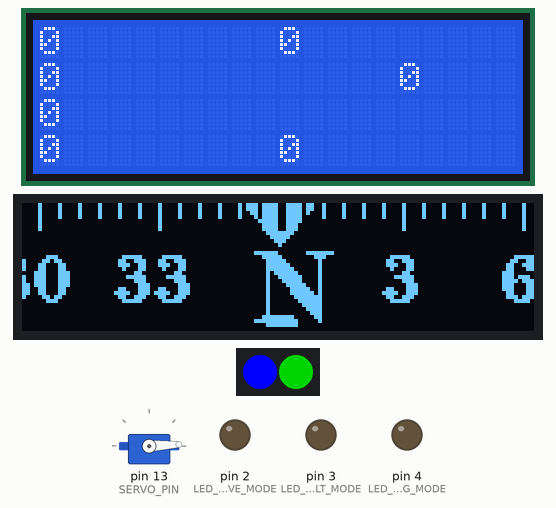
Recording of a sketch running on a simulated Arduino Uno, built with avr-gcc and run on an emulated ATmega328P. Shown: 20×4 character LCD, 128×32 one-colour display, servo, 2 RGB LEDs in strip order, left to right, output pins drawn as LEDs (lit = HIGH).

Above: at 0.24 s.
At 10.05 s:
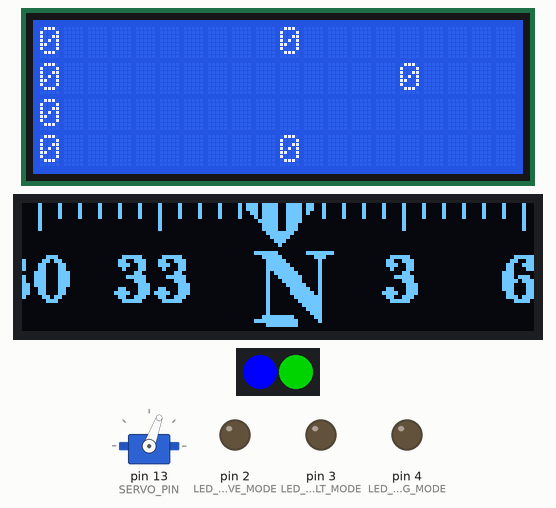
At 19.86 s:
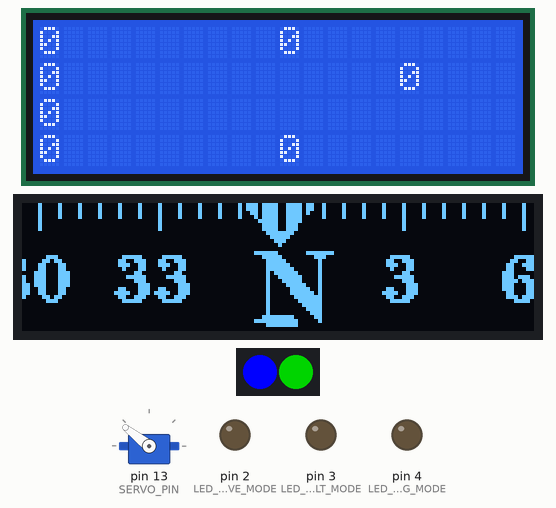
At 39.87 s:
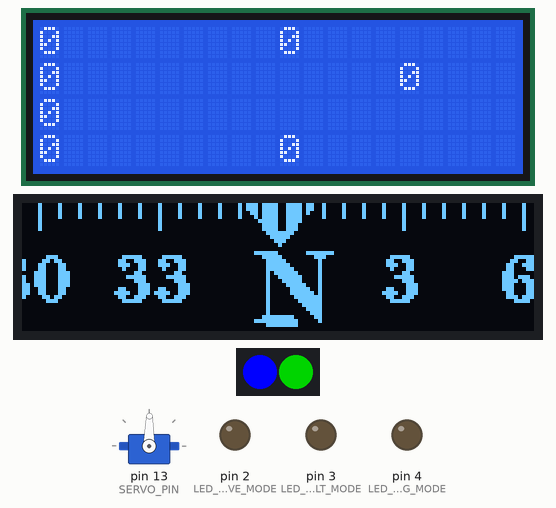
Timing chart, 0 to 40.0 s (numbered marks = the images above):
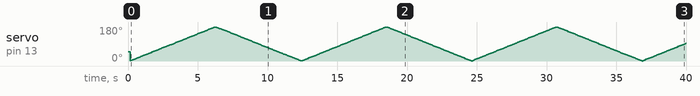

The sketch:

flightgear.ino
```cpp
#include <Wire.h> // Library for I2C communication
#include <LiquidCrystal_I2C.h> // Library for LCD
#include <Arduino.h>
#include <U8x8lib.h>
#include <U8g2lib.h>

#ifdef U8X8_HAVE_HW_SPI
#include <SPI.h>
#endif
#include <Servo.h>
#include <FastLED.h>

#define NUM_LEDS 2
#define RGB_DATA_PIN 12
#define SERVO_PIN 13

LiquidCrystal_I2C lcd = LiquidCrystal_I2C(0x27, 20, 4);
//U8X8_SSD1306_128X32_UNIVISION_HW_I2C u8x8(/* reset=*/ U8X8_PIN_NONE, /* clock=*/ SCL, /* data=*/ SDA);
U8G2_SSD1306_128X32_UNIVISION_F_HW_I2C u8x8(U8G2_R0, /* reset=*/ U8X8_PIN_NONE, /* clock=*/ SCL, /* data=*/ SDA);

CRGB leds[NUM_LEDS];
Servo compass;

int battery_bus_sw;
int avionics_sw;
unsigned long altitude;
int adf1;
int adf1_standby;

int indicated_as;

int ap_passive_mode;
unsigned long ap_target_altitude;
enum ap_altitude_mode_t {AP_ALT_OFF, AP_ALT_PITCH, AP_ALT_HOLD};
enum ap_altitude_mode_t ap_altitude_mode;

enum ap_heading_mode_t {AP_HDG_OFF, AP_HDG_WINGLEVELER, AP_HDG_HOLD, AP_HDG_NAV1, AP_HDG_NAV2, AP_HDG_TRUE};
enum ap_heading_mode_t ap_heading_mode;
int ap_hdg_bug;
float fuel_lbs_left, fuel_lbs_right;
float compass_hdg;


int rpm;

unsigned long tx_millis;
unsigned long lcd_millis;
unsigned long servo_millis;

#define LCD_DELAY 100
#define TX_DELAY 33
#define SERVO_DELAY 15
#define MAGIC_WORD "Pooslice"

#define LED_AP_PASSIVE_MODE 2
#define LED_AP_ALT_MODE 3
#define LED_AP_HDG_MODE 4

int servo_pos;
int servo_direction;


void setup() {
  Serial.begin(9600);

  lcd.init();
  lcd.backlight();

  u8x8.begin();
  u8x8.setPowerSave(0);

  compass.attach(SERVO_PIN);
  servo_millis = millis();
  compass.write(50);
  FastLED.addLeds<NEOPIXEL, RGB_DATA_PIN>(leds, NUM_LEDS);


  vars_clear ();
  pinMode(LED_AP_PASSIVE_MODE, OUTPUT);
  digitalWrite(LED_AP_PASSIVE_MODE, LOW);
  pinMode(LED_AP_ALT_MODE, OUTPUT);
  digitalWrite(LED_AP_ALT_MODE, LOW);
  pinMode(LED_AP_HDG_MODE, OUTPUT);
  digitalWrite(LED_AP_HDG_MODE, LOW);
}

void loop() {
    leds[0] = CRGB::Blue;
    leds[1] = CRGB::Green;
    FastLED.show();
    vars_update();
    lcd_update();
    led_update ();
    compass_update ();
/*
    if (millis() > (tx_millis + TX_DELAY))
    {
      tx_millis = millis();
    Serial.print(int(99));
    Serial.print(",");
    Serial.print(int(99));
    Serial.print("\n");
    }
*/
}

void compass_update ()
{
  if (millis() < (servo_millis + SERVO_DELAY))
    return;

  servo_millis = millis();

  servo_pos += servo_direction;

  if (servo_pos > 180)
    servo_direction = -1;
  else if (servo_pos == 0)
    servo_direction = 1;

  compass.write(servo_pos);
}

void vars_clear ()
{
  battery_bus_sw = 0;
  avionics_sw = 0;
  altitude = 0;
  adf1 = 0;
  adf1_standby = 0;
  indicated_as = 0;
  ap_target_altitude = 0;
  ap_altitude_mode = AP_ALT_OFF;
  rpm = 0;

  servo_pos = 0;
  servo_direction = 1;
}

void vars_update()
{
    String buf;
    //char magic_buf[strlen(MAGIC_WORD)];

    if (Serial.available())
    {
      /*
    Serial.readBytes(magic_buf, strlen(MAGIC_WORD)+1); //Pooslice is 8 byte
    if (strcmp(magic_buf, MAGIC_WORD) != 0)
      return;
      */
    buf = Serial.readStringUntil(',');
    battery_bus_sw = buf.toInt();

    buf = Serial.readStringUntil(',');
    avionics_sw = buf.toInt();

    buf = Serial.readStringUntil(',');
    altitude = buf.toInt();
//RADIOS
    buf = Serial.readStringUntil(',');
    adf1 = buf.toInt();
    buf = Serial.readStringUntil(',');
    adf1_standby = buf.toInt();

    buf = Serial.readStringUntil(',');
    indicated_as = buf.toInt();

//AUTOPILOT
    buf = Serial.readStringUntil(',');
    ap_passive_mode = buf.toInt();
    buf = Serial.readStringUntil(',');
    ap_target_altitude = buf.toInt();

    buf = Serial.readStringUntil(',');
    if (buf == "altitude-hold")
      ap_altitude_mode = AP_ALT_HOLD;
    else if (buf =="pitch-hold")
      ap_altitude_mode = AP_ALT_PITCH;
    else
      ap_altitude_mode = AP_ALT_OFF;

    buf = Serial.readStringUntil(',');
    if (buf == "wing-leveler")
      ap_heading_mode = AP_HDG_WINGLEVELER;
    else if (buf == "dg-heading-hold")
      ap_heading_mode = AP_HDG_HOLD;
    else if (buf == "nav1-hold")
      ap_heading_mode = AP_HDG_NAV1;
    else if (buf == "nav2-hold")
      ap_heading_mode = AP_HDG_NAV2;
    else if (buf == "true-heading-hold")
      ap_heading_mode = AP_HDG_TRUE;
    else
      ap_heading_mode = AP_HDG_OFF;

    buf = Serial.readStringUntil(',');
    ap_hdg_bug = buf.toInt();

//FUEL
    buf = Serial.readStringUntil(',');
    fuel_lbs_left = buf.toFloat();
    buf = Serial.readStringUntil(',');
    fuel_lbs_right = buf.toFloat();

    buf = Serial.readStringUntil(',');
    compass_hdg = buf.toFloat();
//ENGINES
    buf = Serial.readStringUntil('\n');
    rpm = buf.toInt();
    }

}
void u8x8_draw_fuel()
{
  u8x8.clearBuffer();
  u8x8.setFontDirection(1);

  //Draw the labels
  u8x8.setFont(u8g2_font_ncenB08_tr);
  int x = 110;
  int y = 12;
  u8x8.drawStr(x, y, "F");
  u8x8.drawStr(x - 12, y, "U");
  u8x8.drawStr(x - 24, y, "E");
  u8x8.drawStr(x - 36, y, "L");
  u8x8.drawStr(0,0,"L");
  u8x8.drawStr(0,32-7,"R");

  //draw the bars
  u8x8.drawBox(16,0,map(fuel_lbs_left,0,3000,0,128),8);
  u8x8.drawBox(16,24,map(fuel_lbs_right,0,3000,0,128),8);
  //Draw the ticks
  u8x8.setDrawColor(2);
  for (int i = 1;i < 10;i++)
   {
    if (i % 2 == 0 )
    {
      u8x8.drawLine(16 + (i*11), 0, 16 + (i*11), 4);
      u8x8.drawLine(16 + (i*11), 32, 16 + (i*11), 28);
    }
    else
    {
      u8x8.drawLine(16 + (i*11), 0, 16 + (i*11), 2);
      u8x8.drawLine(16 + (i*11), 32, 16 + (i*11), 30);
    }
   }

  u8x8.sendBuffer();
}

void u8x8_draw_compass()
{
    int j,y;
    u8x8.clearBuffer();
    u8x8.setFont(u8g2_font_ncenB18_tr);
    if (compass_hdg >= 64)
      j = compass_hdg - 64;
    else
      j = 360 + (compass_hdg - 64);

    y = 20;
    for (int i=0; i < 128; i++)
    {
      switch (j)
      {
        case 0:
          u8x8.setFont(u8g2_font_ncenB18_tr);
          u8x8.drawStr(i - 8,y + 10,"N");
          break;
        case 30:
          u8x8.setFont(u8g2_font_ncenB12_tr);
          u8x8.drawStr(i - 5,y +5,"3");
          break;
        case 60:
          u8x8.setFont(u8g2_font_ncenB12_tr);
          u8x8.drawStr(i - 5,y +5,"6");
          break;
        case 90:
          u8x8.setFont(u8g2_font_ncenB18_tr);
          u8x8.drawStr(i  - 8,y + 10,"E");
          break;
        case 120:
          u8x8.setFont(u8g2_font_ncenB12_tr);
          u8x8.drawStr(i - 11,y +5,"12");
          break;
        case 150:
          u8x8.setFont(u8g2_font_ncenB12_tr);
          u8x8.drawStr(i - 11,y +5,"15");
          break;
        case 180:
          u8x8.setFont(u8g2_font_ncenB18_tr);
          u8x8.drawStr(i - 8,y + 10,"S");
          break;
        case 210:
          u8x8.setFont(u8g2_font_ncenB12_tr);
          u8x8.drawStr(i - 11,y +5,"21");
          break;
        case 240:
          u8x8.setFont(u8g2_font_ncenB12_tr);
          u8x8.drawStr(i - 11,y +5,"24");
          break;
        case 270:
          u8x8.setFont(u8g2_font_ncenB18_tr);
          u8x8.drawStr(i - 8,y + 10,"W");
          break;
        case 300:
          u8x8.setFont(u8g2_font_ncenB12_tr);
          u8x8.drawStr(i - 11,y +5,"30");
          break;
        case 330:
          u8x8.setFont(u8g2_font_ncenB12_tr);
          u8x8.drawStr(i - 11,y +5,"33");
          break;
        default:
          break;
      }
      //Draw heading bug
       if (j == ap_hdg_bug)
       {
        u8x8.drawBox(i-4,29,8,2);
        u8x8.drawLine (i-2, 28, i+2, 28);
       }
         //

      //Draw ticks
      if (j % 30 == 0)
        u8x8.drawLine (i, 0, i, 6);
      else if (j % 5 == 0)
        u8x8.drawLine (i, 0, i, 3);
      if (j++ > 359)
        j = 0;
    }

    //Draw static indicator
    u8x8.setDrawColor(2);
    u8x8.drawTriangle(56,0,72,0,64,10);
    u8x8.setDrawColor(1);

    u8x8.sendBuffer();
}

void lcd_update()
{
  //Only update the LCD occasionally
  if (millis() < (lcd_millis + LCD_DELAY))
    return;
  lcd_millis = millis();

//  u8x8_draw_fuel();
  u8x8_draw_compass ();
  /*
    if (battery_bus_sw == 0 || avionics_sw == 0)
    {
      lcd.clear();
      lcd.setCursor(0,0);
      lcd.print("Turn on battery");
      lcd.setCursor(0,1);
      lcd.print("and avionics");

    }
    else
    {
    */

      lcd.clear();
      lcd.setCursor(0,0);
      lcd.print(altitude);
      lcd.setCursor(10,0);
      lcd.print(ap_target_altitude);

      lcd.setCursor(0,1);
      lcd.print(adf1);
      lcd.setCursor(19-4,1);
      lcd.print(adf1_standby);

      lcd.setCursor(0,2);
      lcd.print(indicated_as);
      lcd.setCursor(0,3);
      lcd.print(ap_altitude_mode);
      lcd.setCursor(10,3);
      lcd.print(ap_altitude_mode);

    //}

}

void led_update()
{
  if (ap_passive_mode)
    digitalWrite(LED_AP_PASSIVE_MODE, HIGH);
  else
    digitalWrite(LED_AP_PASSIVE_MODE, LOW);

  if (ap_altitude_mode > AP_ALT_PITCH)
    digitalWrite(LED_AP_ALT_MODE, HIGH);
  else
    digitalWrite(LED_AP_ALT_MODE, LOW);

  if (ap_heading_mode > AP_HDG_WINGLEVELER)
    digitalWrite (LED_AP_HDG_MODE, HIGH);
  else
    digitalWrite (LED_AP_HDG_MODE, LOW);
}
```
